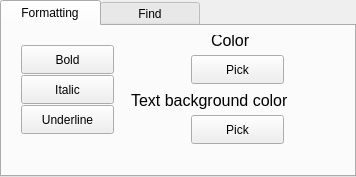
<?xml version="1.0" encoding="UTF-8"?>
<ui version="4.0">
 <class>SearchWidget</class>
 <widget class="QWidget" name="SearchWidget">
  <property name="geometry">
   <rect>
    <x>0</x>
    <y>0</y>
    <width>356</width>
    <height>177</height>
   </rect>
  </property>
  <property name="minimumSize">
   <size>
    <width>300</width>
    <height>177</height>
   </size>
  </property>
  <property name="maximumSize">
   <size>
    <width>1020010</width>
    <height>177</height>
   </size>
  </property>
  <property name="windowTitle">
   <string>Form</string>
  </property>
  <layout class="QVBoxLayout" name="verticalLayout">
   <property name="spacing">
    <number>0</number>
   </property>
   <property name="leftMargin">
    <number>0</number>
   </property>
   <property name="topMargin">
    <number>0</number>
   </property>
   <property name="rightMargin">
    <number>0</number>
   </property>
   <property name="bottomMargin">
    <number>0</number>
   </property>
   <item>
    <widget class="QWidget" name="widget" native="true">
     <layout class="QHBoxLayout" name="horizontalLayout">
      <property name="leftMargin">
       <number>0</number>
      </property>
      <property name="topMargin">
       <number>0</number>
      </property>
      <property name="rightMargin">
       <number>0</number>
      </property>
      <property name="bottomMargin">
       <number>0</number>
      </property>
      <item>
       <widget class="QTabWidget" name="tabWidget1">
        <property name="styleSheet">
         <string notr="true">QTabBar::tab {
    width: 100px;
}
</string>
        </property>
        <property name="currentIndex">
         <number>0</number>
        </property>
        <widget class="QWidget" name="tab">
         <attribute name="title">
          <string>Formatting</string>
         </attribute>
         <layout class="QVBoxLayout" name="verticalLayout_3">
          <item alignment="Qt::AlignHCenter">
           <widget class="QWidget" name="widget_3" native="true">
            <property name="minimumSize">
             <size>
              <width>350</width>
              <height>140</height>
             </size>
            </property>
            <property name="maximumSize">
             <size>
              <width>35</width>
              <height>140</height>
             </size>
            </property>
            <property name="layoutDirection">
             <enum>Qt::LeftToRight</enum>
            </property>
            <widget class="QPushButton" name="boldBtn">
             <property name="geometry">
              <rect>
               <x>10</x>
               <y>10</y>
               <width>93</width>
               <height>29</height>
              </rect>
             </property>
             <property name="text">
              <string>Bold</string>
             </property>
            </widget>
            <widget class="QPushButton" name="italicBtn">
             <property name="geometry">
              <rect>
               <x>10</x>
               <y>40</y>
               <width>93</width>
               <height>29</height>
              </rect>
             </property>
             <property name="text">
              <string>Italic</string>
             </property>
            </widget>
            <widget class="QPushButton" name="underlineBtn">
             <property name="geometry">
              <rect>
               <x>10</x>
               <y>70</y>
               <width>93</width>
               <height>29</height>
              </rect>
             </property>
             <property name="text">
              <string>Underline</string>
             </property>
            </widget>
            <widget class="QLabel" name="label_2">
             <property name="geometry">
              <rect>
               <x>120</x>
               <y>50</y>
               <width>211</width>
               <height>31</height>
              </rect>
             </property>
             <property name="font">
              <font>
               <pointsize>12</pointsize>
              </font>
             </property>
             <property name="text">
              <string>Text background color</string>
             </property>
            </widget>
            <widget class="QLabel" name="label_3">
             <property name="geometry">
              <rect>
               <x>200</x>
               <y>-10</y>
               <width>91</width>
               <height>31</height>
              </rect>
             </property>
             <property name="font">
              <font>
               <pointsize>12</pointsize>
              </font>
             </property>
             <property name="text">
              <string>Color</string>
             </property>
            </widget>
            <widget class="QPushButton" name="colorBtn">
             <property name="geometry">
              <rect>
               <x>180</x>
               <y>20</y>
               <width>93</width>
               <height>29</height>
              </rect>
             </property>
             <property name="text">
              <string>Pick</string>
             </property>
            </widget>
            <widget class="QPushButton" name="backgroundColorBtn">
             <property name="geometry">
              <rect>
               <x>180</x>
               <y>80</y>
               <width>93</width>
               <height>29</height>
              </rect>
             </property>
             <property name="text">
              <string>Pick</string>
             </property>
            </widget>
           </widget>
          </item>
         </layout>
        </widget>
        <widget class="QWidget" name="tab_2">
         <property name="styleSheet">
          <string notr="true"/>
         </property>
         <attribute name="title">
          <string>Find</string>
         </attribute>
         <layout class="QVBoxLayout" name="verticalLayout_2">
          <property name="leftMargin">
           <number>0</number>
          </property>
          <property name="topMargin">
           <number>0</number>
          </property>
          <property name="rightMargin">
           <number>0</number>
          </property>
          <property name="bottomMargin">
           <number>0</number>
          </property>
          <item alignment="Qt::AlignHCenter">
           <widget class="QWidget" name="widget_2" native="true">
            <property name="minimumSize">
             <size>
              <width>350</width>
              <height>140</height>
             </size>
            </property>
            <property name="maximumSize">
             <size>
              <width>35</width>
              <height>140</height>
             </size>
            </property>
            <property name="layoutDirection">
             <enum>Qt::LeftToRight</enum>
            </property>
            <widget class="QPushButton" name="searchBtn">
             <property name="geometry">
              <rect>
               <x>220</x>
               <y>10</y>
               <width>93</width>
               <height>29</height>
              </rect>
             </property>
             <property name="text">
              <string>Search</string>
             </property>
            </widget>
            <widget class="QPushButton" name="replaceBtn">
             <property name="geometry">
              <rect>
               <x>220</x>
               <y>50</y>
               <width>93</width>
               <height>29</height>
              </rect>
             </property>
             <property name="text">
              <string>Replace</string>
             </property>
            </widget>
            <widget class="QPushButton" name="replaceAllBtn">
             <property name="geometry">
              <rect>
               <x>220</x>
               <y>90</y>
               <width>93</width>
               <height>29</height>
              </rect>
             </property>
             <property name="text">
              <string>Replace all</string>
             </property>
            </widget>
            <widget class="QLineEdit" name="searchLineEdit">
             <property name="geometry">
              <rect>
               <x>30</x>
               <y>10</y>
               <width>171</width>
               <height>26</height>
              </rect>
             </property>
             <property name="maxLength">
              <number>50</number>
             </property>
            </widget>
            <widget class="QLineEdit" name="replaceLineEdit">
             <property name="geometry">
              <rect>
               <x>30</x>
               <y>90</y>
               <width>171</width>
               <height>26</height>
              </rect>
             </property>
             <property name="maxLength">
              <number>50</number>
             </property>
            </widget>
            <widget class="QPushButton" name="swapBtn">
             <property name="geometry">
              <rect>
               <x>100</x>
               <y>47</y>
               <width>31</width>
               <height>29</height>
              </rect>
             </property>
             <property name="toolTip">
              <string>swap</string>
             </property>
             <property name="text">
              <string/>
             </property>
             <property name="icon">
              <iconset resource="res.qrc">
               <normaloff>:/img/img/swap_vert_FILL0_wght400_GRAD0_opsz24.svg</normaloff>:/img/img/swap_vert_FILL0_wght400_GRAD0_opsz24.svg</iconset>
             </property>
            </widget>
           </widget>
          </item>
         </layout>
        </widget>
       </widget>
      </item>
     </layout>
    </widget>
   </item>
  </layout>
 </widget>
 <resources>
  <include location="res.qrc"/>
 </resources>
 <connections/>
</ui>
